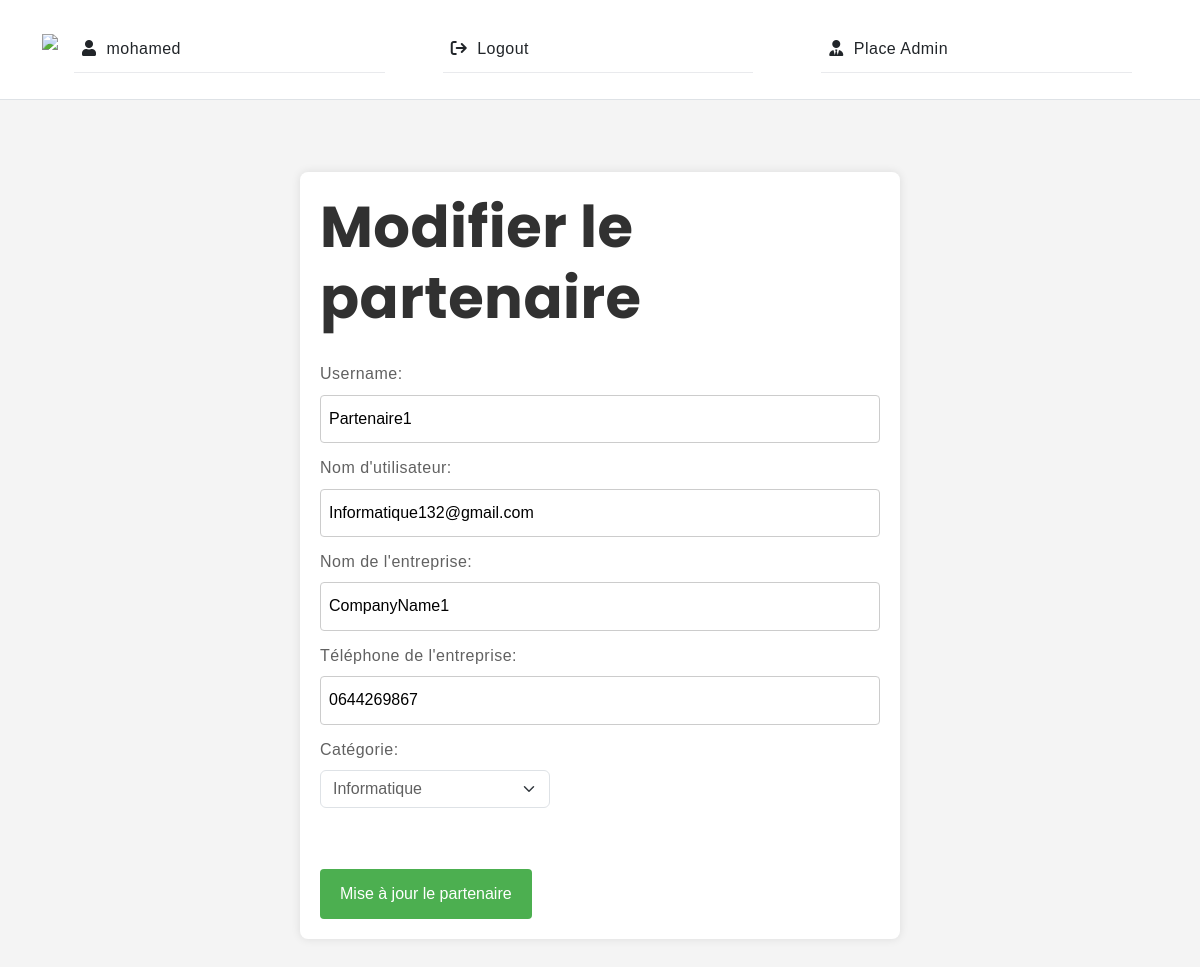
/update_partenaire/partenaire1 (signed in), run on the app's committed database.
### takouine/models.py (models this page shows, shortened)
class Partenaire(models.Model):
    CATEGORY_CHOICES = [
        ('Telephone et tablette', 'Telephone et tablette'),
        ('Electromenager', 'Electromenager'),
        ('Informatique', 'Informatique'),
        ('Maison et cuisine', 'Maison et cuisine'),
        ('Bureau', 'Bureau'),
        ('Vetements et chaussures', 'Vetements et chaussures'),
        ('Beautes et sante', 'Beautes et sante'),
        ('Jeux Videos et consoles', 'Jeux Videos et consoles'),
        ('Sport et Loisirs', 'Sport et Loisirs'),
        ('Bebe et Jouets', 'Bebe et Jouets'),
        ('Supermarche', 'Supermarche'),
        ('Librairies', 'Librairies'),
        ('Services', 'Services'),
    ]
    DISCOUNT_CHOICES = [
        ('Entre 5% et 15%', 'Entre 5% et 15%'),
        ('Entre 15% et 25%', 'Entre 15% et 25%'),
        ('Entre 25% et 50%', 'Entre 25% et 50%'),
        ('Plus que 50%', 'Plus que 50%'),
    ]
    user = models.OneToOneField(User, null=True, on_delete=models.CASCADE)
    CompanyName = models.CharField(max_length=100, null=True, unique=True) #If have a problem in id == slug add , unique=True
    CompanyPhone = models.CharField(max_length=100, null=True)
    date_created = models.DateTimeField(auto_now_add=True, null=True)
    CompanyCode = models.CharField(max_length=100, null=True, default=generate_company_code)
    Achat = models.IntegerField(default=0)
    Visite = models.IntegerField(default=0)
    category = models.CharField(max_length=50, choices=CATEGORY_CHOICES, null=True)
    Companyemail = models.EmailField(null=True, blank=True)
    logo = models.ImageField( null=True, blank=True)
    description = models.TextField(null=True, blank=True)
    address = models.CharField(max_length=255, null=True, blank=True)
    photo1 = models.ImageField(null=True, blank=True)
    photo2 = models.ImageField(null=True, blank=True)
    photo3 = models.ImageField(null=True, blank=True)
    photo4 = models.ImageField(null=True, blank=True)
    photo5 = models.ImageField(null=True, blank=True)
    slugPartenaire = models.SlugField(blank=True, null=True)
    discount = models.CharField(max_length=50, choices=DISCOUNT_CHOICES, null=True, blank=True)  # Added field

### takouine/decorators.py (the view)
        def wrapper_func(request , *args,**kwargs):
            group = None
            if request.user.groups.exists():
               group =  request.user.groups.all()[0].name
            if group in allowedGroups:
               return view_func(request , *args,**kwargs)
            else:
                return redirect('/')

### takouine/forms.py
class UserUpdateForm(UserChangeForm):
    class Meta:
        model = User
        fields = ['username','email']

class PartenaireFormUpdate(forms.ModelForm):
    class Meta:
        model = Partenaire
        fields = ['CompanyName', 'Companyemail','CompanyPhone', 'category']

### takouine/templates/takouine/escpasAdminPartenaire/update_partenaire.html (shortened to what this page needs)
{% extends "takouine/home.html" %}
{% load static %}
{% block content %}
<br>
<br>
</head>
<body>
    <div class="container">
        <h2>Modifier le partenaire</h2>
        <form method="POST">
            <label for="id_username">Username:</label>
            {{ user_form.username }}
            <label for="id_email">Nom d'utilisateur:</label>
            {{ partenaire_form.Companyemail }}
            <label for="id_CompanyName">Nom de l'entreprise:</label>
            {{ partenaire_form.CompanyName }}
            <label for="id_CompanyPhone">Téléphone de l'entreprise:</label>
            {{ partenaire_form.CompanyPhone }}
            <label for="id_CompanyPhone">Catégorie:</label>
            <select class="form-select w-auto" name="category">
                {% for category_key, category_value in partenaire_form.fields.category.choices %}
                    {% if category_key == partenaire_form.initial.category %}
                        <option value="{{ category_key }}" selected>{{ category_value }}</option>
                    {% else %}
                        <option value="{{ category_key }}">{{ category_value }}</option>
                    {% endif %}
                {% endfor %}
            </select>
            <br><br>
            <button type="submit">Mise à jour le partenaire</button>
        </form>
    </div>
</body>
{% endblock  %}

### takouine/templates/takouine/navbar.html (shortened to what this page needs)
{% load static %}
<body>
<header id="header" class="site-header position-fixed z-2 w-100 border-bottom mb-5">
    <nav id="header-nav" class="navbar navbar-expand-lg py-3" style="background-color: white;">
      <div class="container-lg">
        <a class="navbar-brand pb-4" href="">
          <img src="{% static 'assets/images/logo2-removebg-preview.png' %}" class="logo">
        </a>
        <div class="offcanvas offcanvas-end" tabindex="-1" id="bdNavbar" aria-labelledby="bdNavbarOffcanvasLabel">
          <div class="offcanvas-body">
            <ul class="navbar-nav scrollspy-nav justify-content-end flex-grow-1 gap-lg-5 pe-3">
              {% if user.is_authenticated %}
              <li class="nav-item dropdown">
                <a class="nav-link text-dark active" href="" id="dropdownPages" data-bs-toggle="dropdown" aria-haspopup="true" aria-expanded="false"><i class="fa fa-user" aria-hidden="true"></i>{{request.user}}</a>
              </li>
              <li class="scrollspy-link nav-item">
                <a class="nav-link text-dark" data-target="services" href="{% url 'logout' %}"><i class="fa fa-sign-out" aria-hidden="true"></i>Logout</a>
              </li>
              {% endif %}
              {% if request.user.is_staff%}
              <li class="scrollspy-link nav-item">
                <a class="nav-link text-dark" data-target="" href="{% url 'escpasAdmin' %}"><i class="fa-solid fa-user-tie"></i>Place Admin</a>
              </li>
              {% endif %}
            </ul>
          </div>
        </div>
      </div>
    </nav>
  </header>

### takouine/static/home/css/style.css (style rules this page uses)
body { --heading-font: "Poppins", Georgia, serif; --heading-font-weight: 400; --heading-color: #313131; --heading-line-height: 1.24; --swiper-theme-color: #8C907E; --bs-body-font-family: "Poppins", Georgia, serif; --bs-body-font-size: 16px; --bs-body-font-weight: 400; --bs-body-line-height: 1.9; --bs-body-color: #616161; --bs-body-color-rgb: 1.6, 1.6, 1.6; --bs-body-bg-rgb: 249, 245, 243; --bs-body-bg: #FFF; --bs-primary: #0A74F1; --bs-black: #111; --bs-white: #fff; --bs-light: #f8f8f8; --bs-dark: #313131; --bs-gray: #C5C5C5; --bs-dark-gray: #9D9D9D; --bs-gray-200: #E9EAED; --bs-gray-300: #D7D7D7; --bs-primary-rgb: 10, 116, 241; --bs-black-rgb: 17, 17, 17; --bs-white-rgb: 255, 255, 255; --bs-light-rgb: 249, 250, 252; --bs-dark-rgb: 33, 37, 41; --bs-link-color: #313131; --bs-link-color-rgb: 17, 17, 17; --bs-link-decoration: underline; --bs-link-hover-color: #313131; --bs-link-hover-color-rgb: 178, 133, 110; }
body { letter-spacing: 0.03rem; }
h1, .h1, h2, .h2, h3, .h3, h4, .h4, h5, .h5, h6, .h6 { font-family: var(--heading-font); font-weight: var(--heading-font-weight); color: var(--heading-color); line-height: var(--heading-line-height); }
h1, h2, h3 { margin: 25px 0; }
h2, .h2 { font-size: 3.6rem; }
a { text-decoration: none; }
a { transition: all 0.3s ease-out; }
.site-header { transition: background-color 0.6s ease-out, border 0.6s ease-out; }
@media (max-width: 1200px) { .navbar-nav .nav-link.active, .navbar-nav .nav-link.show, .offcanvas.offcanvas-end a { color: var(--bs-dark); } }
@media (max-width: 1200px) { .navbar-nav .nav-item { border-bottom: 1px solid var(--bs-gray-200); text-align: left; width: 100%; } }
.scrollspy-nav { display: flex; align-items: center; justify-content: flex-end; }
.scrollspy-nav .scrollspy-link { transition: 0.3s ease; margin: 0px 10px; cursor: pointer; }

### takouine/templates/takouine/escpasAdminPartenaire/update_partenaire.html (style rules this page uses)
body { font-family: Arial, sans-serif; margin: 0; padding: 0; background-color: #f4f4f4; }
.container { max-width: 600px; margin: 50px auto; padding: 20px; background-color: #fff; border-radius: 8px; box-shadow: 0 0 10px rgba(0, 0, 0, 0.1); }
h2 { margin-top: 0; }
form { margin-top: 20px; }
label { display: block; margin-bottom: 5px; }
input[type="text"], input[type="email"] { width: 100%; padding: 8px; margin-bottom: 10px; border: 1px solid #ccc; border-radius: 4px; }
button { padding: 10px 20px; background-color: #4caf50; color: #fff; border: none; border-radius: 4px; cursor: pointer; }

### data on the page
Partenaire: Companyemail "Informatique132@gmail.com", CompanyName "CompanyName1", CompanyPhone "0644269867", category "Informatique"

### other printed values
{{ request.user }} "mohamed"
